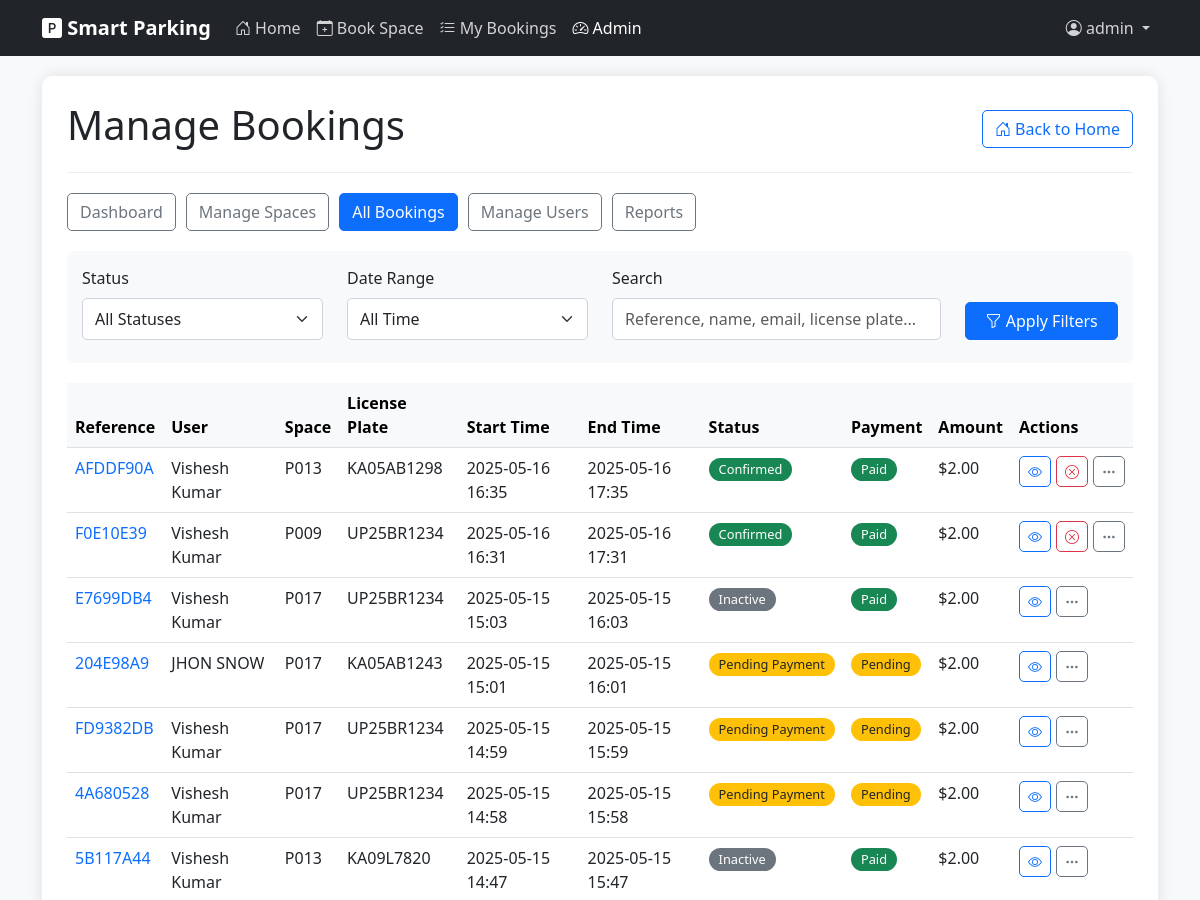
/admin/bookings (signed in, upper part), run on an earlier commit of the app's database.
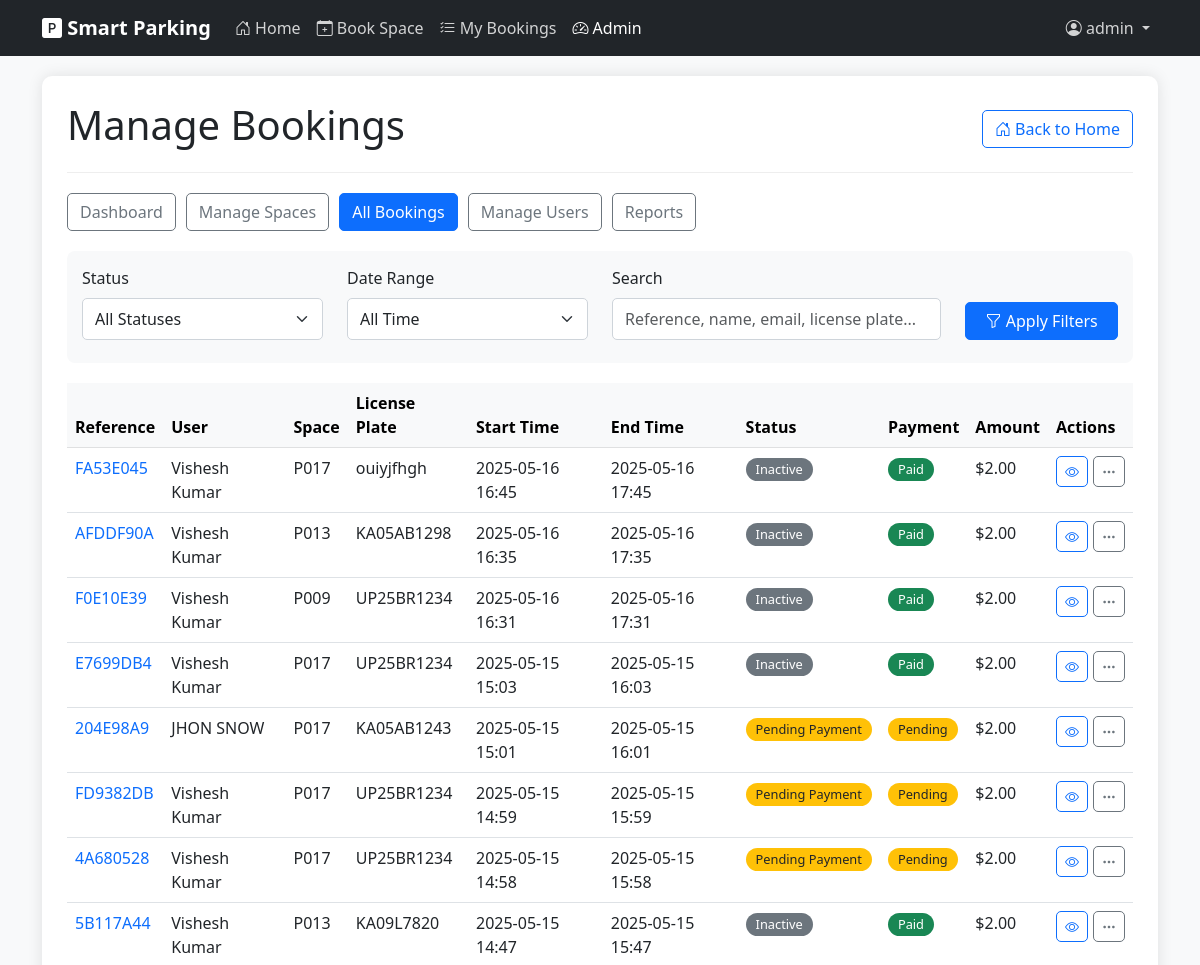
And on a later commit of the database.
### models.py (models this page shows, shortened)
class Booking(db.Model):
    id = db.Column(db.Integer, primary_key=True)
    booking_reference = db.Column(db.String(10), unique=True, nullable=False)
    user_id = db.Column(db.Integer, db.ForeignKey('user.id'), nullable=True)  # Can be null for guest bookings
    user_name = db.Column(db.String(100), nullable=False)
    user_email = db.Column(db.String(100), nullable=False)
    vehicle_id = db.Column(db.Integer, db.ForeignKey('vehicle.id'), nullable=True)
    license_plate = db.Column(db.String(20), nullable=False)
    start_time = db.Column(db.DateTime, nullable=False, default=datetime.utcnow)
    end_time = db.Column(db.DateTime, nullable=False)
    is_active = db.Column(db.Boolean, default=True)
    created_at = db.Column(db.DateTime, nullable=False, default=datetime.utcnow)
    parking_space_id = db.Column(db.Integer, db.ForeignKey('parking_space.id'), nullable=False)
    total_price = db.Column(db.Float, nullable=False)
    payment_status = db.Column(db.String(20), default='Pending')  # 'Pending', 'Paid', 'Refunded'
    check_in_time = db.Column(db.DateTime, nullable=True)
    check_out_time = db.Column(db.DateTime, nullable=True)
    selection_method = db.Column(db.String(20), default='Manual')  # 'Auto' or 'Manual'

class ParkingSpace(db.Model):
    id = db.Column(db.Integer, primary_key=True)
    position_x = db.Column(db.Integer, nullable=False)
    position_y = db.Column(db.Integer, nullable=False)
    space_id = db.Column(db.String(10), unique=True, nullable=False)
    zone = db.Column(db.String(20), default='General')  # e.g., 'VIP', 'Disabled', 'General'
    hourly_rate = db.Column(db.Float, default=150.00)  # Default hourly rate in INR (equivalent to ~$2.00)
    is_active = db.Column(db.Boolean, default=True)
    bookings = db.relationship('Booking', backref='parking_space', lazy=True)

### app.py (the view)
@app.route('/admin/bookings')
def admin_bookings():
    if not session.get('is_admin', False):
        flash('You do not have permission to access this page', 'danger')
        return redirect(url_for('index'))
    bookings = Booking.query.order_by(Booking.created_at.desc()).all()
    return render_template('admin/bookings.html', bookings=bookings)

### app.py (called while the page is built)
@app.context_processor
def inject_view_functions():
    return dict(view_functions=app.view_functions)

### templates/admin/bookings.html (shortened to what the changed rows need)
{% extends "layout.html" %}
{% block content %}
<div class="admin-container">
    <div class="admin-header d-flex justify-content-between align-items-center">
        <h1>Manage Bookings</h1>
    </div>
    <div class="table-responsive">
        <table class="table table-hover" id="bookingsTable">
            <thead class="table-light">
                <tr>
                    <th>Reference</th>
                    <th>User</th>
                    <th>Space</th>
                    <th>License Plate</th>
                    <th>Start Time</th>
                    <th>End Time</th>
                    <th>Status</th>
                    <th>Payment</th>
                    <th>Amount</th>
                    <th>Actions</th>
                </tr>
            </thead>
            <tbody>
                {% for booking in bookings %}
                    <tr class="booking-row"
                        data-status="{{ 'active' if booking.is_active else 'inactive' }}"
                        data-payment="{{ booking.payment_status.lower() }}">
                        <td>
                            <a href="{{ url_for('booking_details', reference=booking.booking_reference) }}" class="text-decoration-none">
                                {{ booking.booking_reference }}
                            </a>
                        </td>
                        <td>{{ booking.user_name }}</td>
                        <td>{{ booking.parking_space.space_id }}</td>
                        <td>{{ booking.license_plate }}</td>
                        <td>{{ booking.start_time.strftime('%Y-%m-%d %H:%M') }}</td>
                        <td>{{ booking.end_time.strftime('%Y-%m-%d %H:%M') }}</td>
                        <td>
                            {% if booking.payment_status == 'Paid' and booking.is_active %}
                                {% if booking.end_time < now() %}
                                    <span class="badge bg-danger status-badge">Expired</span>
                                {% else %}
                                    <span class="badge bg-success status-badge">Confirmed</span>
                                {% endif %}
                            {% elif booking.payment_status == 'Pending' %}
                                <span class="badge bg-warning text-dark status-badge">Pending Payment</span>
                            {% else %}
                                <span class="badge bg-secondary status-badge">Inactive</span>
                            {% endif %}
                        </td>
                        <td>
                            {% if booking.payment_status == 'Paid' %}
                                <span class="badge bg-success status-badge">Paid</span>
                            {% elif booking.payment_status == 'Pending' %}
                                <span class="badge bg-warning text-dark status-badge">Pending</span>
                            {% elif booking.payment_status == 'Refunded' %}
                                <span class="badge bg-info status-badge">Refunded</span>
                            {% endif %}
                        </td>
                        <td>${{ "%.2f"|format(booking.total_price) }}</td>
                        <td>
                            <div class="booking-actions">
                                <a href="{{ url_for('booking_details', reference=booking.booking_reference) }}" class="btn btn-sm btn-outline-primary" title="View Details">
                                    <i class="bi bi-eye"></i>
                                </a>
                                {% if booking.is_active %}
                                    <form method="POST" action="{{ url_for('cancel_booking', booking_id=booking.id) }}" onsubmit="return confirm('Are you sure you want to cancel this booking?');" class="d-inline">
                                        <button type="submit" class="btn btn-sm btn-outline-danger" title="Cancel Booking">
                                            <i class="bi bi-x-circle"></i>
                                        </button>
                                    </form>
                                {% endif %}
                                <button type="button" class="btn btn-sm btn-outline-secondary" data-bs-toggle="modal" data-bs-target="#bookingModal{{ booking.id }}" title="More Options">
                                    <i class="bi bi-three-dots"></i>
                                </button>
                            </div>
                        </td>
                    </tr>
                {% endfor %}
            </tbody>
        </table>
    </div>
</div>
{% endblock %}

What changed in the data, as far as the page shows it:
added Booking: booking_reference "FA53E045", user_name "Vishesh Kumar", parking_space.space_id "P017", license_plate "ouiyjfhgh", start_time "2025-05-16 16:45", end_time "2025-05-16 17:45", payment_status "Inactive", total_price "2.00"
changed Booking "AFDDF90A": is_active "Confirmed" → "Inactive"
changed Booking (number 3 of 8 on the later page): is_active "Confirmed" → "Inactive"
